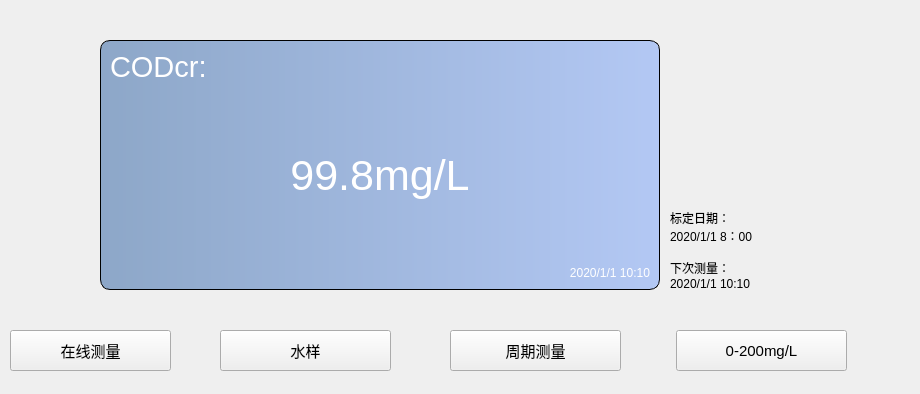
           <widget class="QWidget" name="page">
            <widget class="QWidget" name="widget" native="true">
             <property name="geometry">
              <rect>
               <x>0</x>
               <y>320</y>
               <width>911</width>
               <height>65</height>
              </rect>
             </property>
             <widget class="QPushButton" name="OnlineOffline">
              <property name="geometry">
               <rect>
                <x>10</x>
                <y>10</y>
                <width>161</width>
                <height>41</height>
               </rect>
              </property>
              <property name="sizePolicy">
               <sizepolicy hsizetype="Preferred" vsizetype="Fixed">
                <horstretch>0</horstretch>
                <verstretch>0</verstretch>
               </sizepolicy>
              </property>
              <property name="minimumSize">
               <size>
                <width>0</width>
                <height>34</height>
               </size>
              </property>
              <property name="font">
               <font>
                <pointsize>11</pointsize>
               </font>
              </property>
              <property name="text">
               <string>在线测量</string>
              </property>
              <property name="value" stdset="0">
               <number>0</number>
              </property>
             </widget>
             <widget class="QPushButton" name="SamplePipe">
              <property name="geometry">
               <rect>
                <x>220</x>
                <y>10</y>
                <width>171</width>
                <height>41</height>
               </rect>
              </property>
              <property name="sizePolicy">
               <sizepolicy hsizetype="Fixed" vsizetype="Fixed">
                <horstretch>0</horstretch>
                <verstretch>0</verstretch>
               </sizepolicy>
              </property>
              <property name="minimumSize">
               <size>
                <width>150</width>
                <height>34</height>
               </size>
              </property>
              <property name="font">
               <font>
                <pointsize>11</pointsize>
               </font>
              </property>
              <property name="text">
               <string>水样</string>
              </property>
              <property name="value" stdset="0">
               <number>0</number>
              </property>
             </widget>
             <widget class="QPushButton" name="MeasureMethod">
              <property name="geometry">
               <rect>
                <x>450</x>
                <y>10</y>
                <width>171</width>
                <height>41</height>
               </rect>
              </property>
              <property name="sizePolicy">
               <sizepolicy hsizetype="Fixed" vsizetype="Fixed">
                <horstretch>0</horstretch>
                <verstretch>0</verstretch>
               </sizepolicy>
              </property>
              <property name="minimumSize">
               <size>
                <width>150</width>
                <height>34</height>
               </size>
              </property>
              <property name="font">
               <font>
                <pointsize>11</pointsize>
               </font>
              </property>
              <property name="text">
               <string>周期测量</string>
              </property>
              <property name="value" stdset="0">
               <number>0</number>
              </property>
             </widget>
             <widget class="QPushButton" name="Range">
              <property name="geometry">
               <rect>
                <x>676</x>
                <y>10</y>
                <width>171</width>
                <height>41</height>
               </rect>
              </property>
              <property name="sizePolicy">
               <sizepolicy hsizetype="Preferred" vsizetype="Fixed">
                <horstretch>0</horstretch>
                <verstretch>0</verstretch>
               </sizepolicy>
              </property>
              <property name="minimumSize">
               <size>
                <width>0</width>
                <height>34</height>
               </size>
              </property>
              <property name="font">
               <font>
                <pointsize>11</pointsize>
               </font>
              </property>
              <property name="text">
               <string>0-200mg/L</string>
              </property>
              <property name="value" stdset="0">
               <number>0</number>
              </property>
             </widget>
            </widget>
            <widget class="QLabel" name="MeasureModeInfo">
             <property name="geometry">
              <rect>
               <x>670</x>
               <y>100</y>
               <width>211</width>
               <height>191</height>
              </rect>
             </property>
             <property name="sizePolicy">
              <sizepolicy hsizetype="Preferred" vsizetype="Preferred">
               <horstretch>0</horstretch>
               <verstretch>0</verstretch>
              </sizepolicy>
             </property>
             <property name="font">
              <font>
               <pointsize>9</pointsize>
              </font>
             </property>
             <property name="text">
              <string>标定日期：
2020/1/1 8：00

下次测量：
2020/1/1 10:10</string>
             </property>
             <property name="alignment">
              <set>Qt::AlignBottom|Qt::AlignLeading|Qt::AlignLeft</set>
             </property>
            </widget>
            <widget class="QFrame" name="measureInfo">
             <property name="enabled">
              <bool>true</bool>
             </property>
             <property name="geometry">
              <rect>
               <x>100</x>
               <y>40</y>
               <width>560</width>
               <height>250</height>
              </rect>
             </property>
             <property name="sizePolicy">
              <sizepolicy hsizetype="Fixed" vsizetype="Fixed">
               <horstretch>0</horstretch>
               <verstretch>0</verstretch>
              </sizepolicy>
             </property>
             <property name="minimumSize">
              <size>
               <width>400</width>
               <height>250</height>
              </size>
             </property>
             <property name="maximumSize">
              <size>
               <width>16777215</width>
               <height>200</height>
              </size>
             </property>
             <property name="layoutDirection">
              <enum>Qt::LeftToRight</enum>
             </property>
             <property name="styleSheet">
              <string notr="true">#measureInfo{border:1px solid black; border-radius:10px;background-color:qlineargradient(spread:pad,x1:0,y1:0,x2:1,y2:0,stop:0 rgba(141,167,200,255),stop:1 rgba(179,200,244,255));}
QLabel{color:white;}</string>
             </property>
             <property name="frameShape">
              <enum>QFrame::StyledPanel</enum>
             </property>
             <property name="frameShadow">
              <enum>QFrame::Raised</enum>
             </property>
             <layout class="QVBoxLayout" name="verticalLayout_3">
              <item>
               <widget class="QLabel" name="measureElement">
                <property name="font">
                 <font>
                  <pointsize>22</pointsize>
                 </font>
                </property>
                <property name="text">
                 <string>CODcr:</string>
                </property>
               </widget>
              </item>
              <item>
               <widget class="QLabel" name="measureResult">
                <property name="sizePolicy">
                 <sizepolicy hsizetype="Preferred" vsizetype="Expanding">
                  <horstretch>0</horstretch>
                  <verstretch>0</verstretch>
                 </sizepolicy>
                </property>
                <property name="font">
                 <font>
                  <pointsize>32</pointsize>
                 </font>
                </property>
                <property name="text">
                 <string>99.8mg/L</string>
                </property>
                <property name="alignment">
                 <set>Qt::AlignCenter</set>
                </property>
               </widget>
              </item>
              <item>
               <widget class="QLabel" name="measureTime">
                <property name="font">
                 <font>
                  <pointsize>9</pointsize>
                 </font>
                </property>
                <property name="text">
                 <string>2020/1/1 10:10</string>
                </property>
                <property name="alignment">
                 <set>Qt::AlignRight|Qt::AlignTrailing|Qt::AlignVCenter</set>
                </property>
               </widget>
              </item>
             </layout>
            </widget>
            <widget class="QLabel" name="MeasureRangeInfo">
             <property name="geometry">
              <rect>
               <x>670</x>
               <y>50</y>
               <width>211</width>
               <height>41</height>
              </rect>
             </property>
             <property name="text">
              <string/>
             </property>
            </widget>
           </widget>
